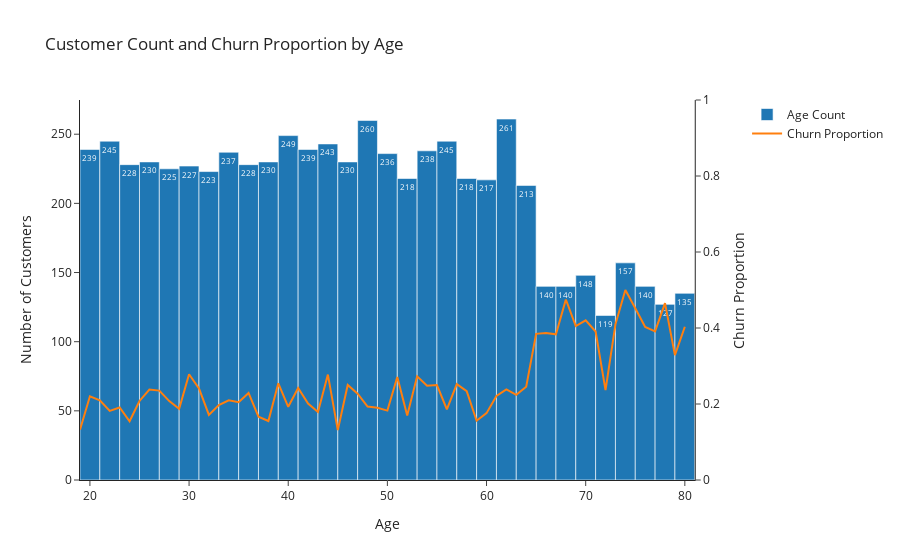

Write notebook code for a chart like this one.
### Markdown cell above
#### Age Analysis

### Code cell
def create_churn_data(data):
    """A function to create data to display in a chart"""

    # Creating a table to show proportion of churned customer at each age
    churn_data = telco_data.groupby('Age')['Churn'].value_counts(normalize=True).unstack()

    # Summing the total number of customers per each age group
    y_bar = telco_data.groupby('Age').size().tolist()

    # Creating a new column in churn_data to display number of customers per age group
    churn_data['age_size'] = telco_data.groupby('Age').size().tolist()

    return churn_data


def create_plot(data):
    """A function that created a multi axis plot"""

    # Obtaining churn_data from the previous function
    churn_data = create_churn_data(data)
    
    # Creating a blank figure to display the plot
    fig = make_subplots(specs = [[{'secondary_y':True}]])

    # Adding a histogram to the plot
    fig.add_trace(
        go.Histogram(
            x = telco_data['Age'], # Age groups are on the x axis
            name = "Age Count", 
            xbins = { # Setting the bin sizes
                'start':19, 
                'end': max(churn_data.index),
                'size':2
            },
            texttemplate='%{y}', # Displaying the count of customers per age group on the bar
            textangle = 0),
            secondary_y = False
    )

    # Adding a line plot to the plot on a secondary y axis
    fig.add_trace(
        go.Scatter(
            x = churn_data.index.to_list(),
            y = churn_data['Yes'],
            name = "Churn Proportion"),
            secondary_y = True
    )

    # Creating the axis titles
    fig.update_layout(
        xaxis_title = 'Age',
        yaxis = {'title':'Number of Customers',
                'side':'left'
                },
        yaxis2 = {'title':'Churn Proportion',
                'side':'right',
                'range': [0,1],
                'overlaying':'y',
                'tickmode':'auto'
                },
        template = 'simple_white',
        hovermode = 'x unified',
        title = "Customer Count and Churn Proportion by Age"    
    )

    # Displaying the plot
    fig.show()
    fig.write_image("/Users/pranav/Desktop/Github/Telco-Churn-Prediction/Images/EDA_plots/Customer_count_and_churn_proportion_by_age.png")
    
create_plot(telco_data)

### Figure 1 — Plotly figure (JSON) as saved in the notebook; plotly's stock layout.template omitted (floating-point values rounded to 4 significant figures; data arrays with more than 128 entries replaced by an {"elided": "..."} marker saying what was removed)
{"data": [{"name": "Age Count", "textangle": 0, "texttemplate": "%{y}", "type": "histogram", "x": {"elided": "6485 int values"}, "xaxis": "x", "xbins": {"end": 80, "size": 2, "start": 19}, "yaxis": "y"}, {"name": "Churn Proportion", "type": "scatter", "x": [19, 20, 21, 22, 23, 24, 25, 26, 27, 28, 29, 30, 31, 32, 33, 34, 35, 36, 37, 38, 39, 40, 41, 42, 43, 44, 45, 46, 47, 48, 49, 50, 51, 52, 53, 54, 55, 56, 57, 58, 59, 60, 61, 62, 63, 64, 65, 66, 67, 68, 69, 70, 71, 72, 73, 74, 75, 76, 77, 78, 79, 80], "xaxis": "x", "y": [0.1322, 0.2203, 0.2097, 0.1818, 0.1908, 0.1546, 0.208, 0.2381, 0.2353, 0.2075, 0.1875, 0.2783, 0.2411, 0.1712, 0.197, 0.2095, 0.2045, 0.2292, 0.1667, 0.1552, 0.2544, 0.1926, 0.2421, 0.2014, 0.1792, 0.2774, 0.1311, 0.25, 0.227, 0.1933, 0.1901, 0.1826, 0.2712, 0.17, 0.2727, 0.2479, 0.25, 0.186, 0.2523, 0.2336, 0.156, 0.1759, 0.2214, 0.2385, 0.2243, 0.2453, 0.3846, 0.3871, 0.3833, 0.475, 0.4051, 0.4203, 0.3906, 0.2364, 0.4096, 0.5, 0.4521, 0.403, 0.3913, 0.4655, 0.3288, 0.4032], "yaxis": "y2"}], "layout": {"hovermode": "x unified", "title": {"text": "Customer Count and Churn Proportion by Age"}, "xaxis": {"anchor": "y", "domain": [0, 0.94], "title": {"text": "Age"}}, "yaxis": {"anchor": "x", "domain": [0, 1], "side": "left", "title": {"text": "Number of Customers"}}, "yaxis2": {"anchor": "x", "overlaying": "y", "range": [0, 1], "side": "right", "tickmode": "auto", "title": {"text": "Churn Proportion"}}}}
